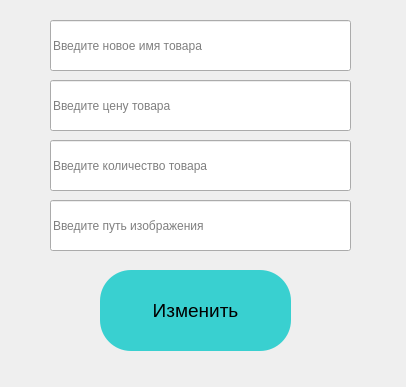
<?xml version="1.0" encoding="UTF-8"?>
<ui version="4.0">
 <class>MainWindow</class>
 <widget class="QMainWindow" name="MainWindow">
  <property name="geometry">
   <rect>
    <x>0</x>
    <y>0</y>
    <width>406</width>
    <height>387</height>
   </rect>
  </property>
  <property name="windowTitle">
   <string>MainWindow</string>
  </property>
  <widget class="QWidget" name="centralwidget">
   <widget class="QPushButton" name="pushButton">
    <property name="geometry">
     <rect>
      <x>100</x>
      <y>270</y>
      <width>191</width>
      <height>81</height>
     </rect>
    </property>
    <property name="font">
     <font>
      <family>Segoe UI</family>
      <pointsize>14</pointsize>
     </font>
    </property>
    <property name="styleSheet">
     <string notr="true">QPushButton:hover {
	background-color: #ffdbcc;
}

QPushButton:pressed {
	background-color: #fcb9aa;
}
QPushButton {
	background-color: rgb(57, 208, 208);
	border-radius: 31px;
}</string>
    </property>
    <property name="text">
     <string>Изменить</string>
    </property>
   </widget>
   <widget class="QLineEdit" name="name_input">
    <property name="geometry">
     <rect>
      <x>50</x>
      <y>20</y>
      <width>301</width>
      <height>51</height>
     </rect>
    </property>
    <property name="placeholderText">
     <string>Введите новое имя товара</string>
    </property>
   </widget>
   <widget class="QLineEdit" name="price_input">
    <property name="geometry">
     <rect>
      <x>50</x>
      <y>80</y>
      <width>301</width>
      <height>51</height>
     </rect>
    </property>
    <property name="placeholderText">
     <string>Введите цену товара</string>
    </property>
   </widget>
   <widget class="QLineEdit" name="count_input">
    <property name="geometry">
     <rect>
      <x>50</x>
      <y>140</y>
      <width>301</width>
      <height>51</height>
     </rect>
    </property>
    <property name="placeholderText">
     <string>Введите количество товара</string>
    </property>
   </widget>
   <widget class="QLineEdit" name="path_input">
    <property name="geometry">
     <rect>
      <x>50</x>
      <y>200</y>
      <width>301</width>
      <height>51</height>
     </rect>
    </property>
    <property name="placeholderText">
     <string>Введите путь изображения</string>
    </property>
   </widget>
  </widget>
 </widget>
 <resources/>
 <connections/>
</ui>
